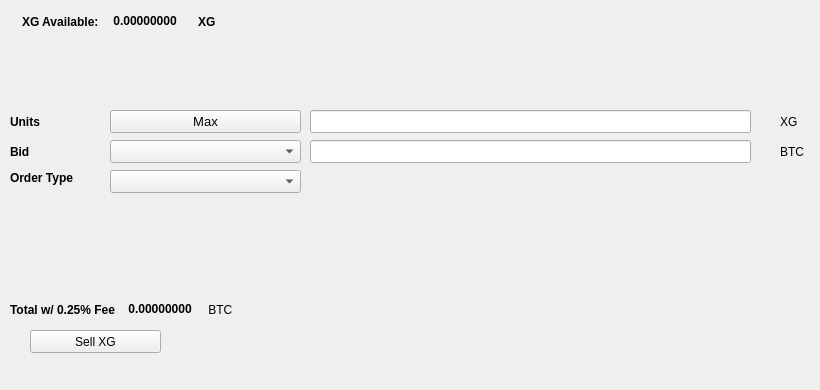
   <widget class="QWidget" name="SellTab">
    <attribute name="title">
     <string>Sell</string>
    </attribute>
    <widget class="QLabel" name="label_16">
     <property name="geometry">
      <rect>
       <x>780</x>
       <y>140</y>
       <width>31</width>
       <height>23</height>
      </rect>
     </property>
     <property name="text">
      <string>BTC</string>
     </property>
    </widget>
    <widget class="QComboBox" name="SellBidcomboBox">
     <property name="geometry">
      <rect>
       <x>110</x>
       <y>140</y>
       <width>191</width>
       <height>23</height>
      </rect>
     </property>
     <property name="font">
      <font>
       <pointsize>10</pointsize>
      </font>
     </property>
    </widget>
    <widget class="QLabel" name="label_18">
     <property name="geometry">
      <rect>
       <x>10</x>
       <y>110</y>
       <width>46</width>
       <height>23</height>
      </rect>
     </property>
     <property name="font">
      <font>
       <weight>75</weight>
       <bold>true</bold>
      </font>
     </property>
     <property name="text">
      <string>Units</string>
     </property>
    </widget>
    <widget class="QPushButton" name="Sell_Max_Amount">
     <property name="geometry">
      <rect>
       <x>110</x>
       <y>110</y>
       <width>191</width>
       <height>23</height>
      </rect>
     </property>
     <property name="font">
      <font>
       <pointsize>10</pointsize>
      </font>
     </property>
     <property name="text">
      <string>Max</string>
     </property>
    </widget>
    <widget class="QLabel" name="label_20">
     <property name="geometry">
      <rect>
       <x>10</x>
       <y>170</y>
       <width>91</width>
       <height>16</height>
      </rect>
     </property>
     <property name="font">
      <font>
       <weight>75</weight>
       <bold>true</bold>
      </font>
     </property>
     <property name="text">
      <string>Order Type</string>
     </property>
    </widget>
    <widget class="QComboBox" name="SellOrdertypeCombo">
     <property name="geometry">
      <rect>
       <x>110</x>
       <y>170</y>
       <width>191</width>
       <height>23</height>
      </rect>
     </property>
     <property name="font">
      <font>
       <pointsize>10</pointsize>
      </font>
     </property>
    </widget>
    <widget class="QLabel" name="label_21">
     <property name="geometry">
      <rect>
       <x>10</x>
       <y>140</y>
       <width>46</width>
       <height>23</height>
      </rect>
     </property>
     <property name="font">
      <font>
       <weight>75</weight>
       <bold>true</bold>
      </font>
     </property>
     <property name="text">
      <string>Bid</string>
     </property>
    </widget>
    <widget class="QLabel" name="label_22">
     <property name="geometry">
      <rect>
       <x>780</x>
       <y>110</y>
       <width>31</width>
       <height>23</height>
      </rect>
     </property>
     <property name="text">
      <string>XG</string>
     </property>
    </widget>
    <widget class="QLineEdit" name="UnitsInputXG">
     <property name="geometry">
      <rect>
       <x>310</x>
       <y>110</y>
       <width>441</width>
       <height>23</height>
      </rect>
     </property>
     <property name="font">
      <font>
       <pointsize>9</pointsize>
       <weight>75</weight>
       <bold>true</bold>
      </font>
     </property>
    </widget>
    <widget class="QLineEdit" name="SellBidPriceEdit">
     <property name="geometry">
      <rect>
       <x>310</x>
       <y>140</y>
       <width>441</width>
       <height>23</height>
      </rect>
     </property>
     <property name="font">
      <font>
       <pointsize>9</pointsize>
       <weight>75</weight>
       <bold>true</bold>
      </font>
     </property>
    </widget>
    <widget class="QPushButton" name="SellXGBTN">
     <property name="geometry">
      <rect>
       <x>30</x>
       <y>330</y>
       <width>131</width>
       <height>23</height>
      </rect>
     </property>
     <property name="text">
      <string>Sell XG</string>
     </property>
     <property name="icon">
      <iconset resource="../Giga">
       <normaloff>:/icons/bitcoin</normaloff>:/icons/bitcoin</iconset>
     </property>
    </widget>
    <widget class="QWidget" name="layoutWidget3">
     <property name="geometry">
      <rect>
       <x>22</x>
       <y>12</y>
       <width>258</width>
       <height>19</height>
      </rect>
     </property>
     <layout class="QHBoxLayout" name="horizontalLayout">
      <item>
       <widget class="QLabel" name="label232_2">
        <property name="font">
         <font>
          <weight>75</weight>
          <bold>true</bold>
         </font>
        </property>
        <property name="text">
         <string>XG Available:</string>
        </property>
       </widget>
      </item>
      <item>
       <widget class="QLabel" name="XGAvailableLabel">
        <property name="palette">
         <palette>
          <active>
           <colorrole role="WindowText">
            <brush brushstyle="SolidPattern">
             <color alpha="255">
              <red>0</red>
              <green>0</green>
              <blue>0</blue>
             </color>
            </brush>
           </colorrole>
           <colorrole role="Button">
            <brush brushstyle="SolidPattern">
             <color alpha="255">
              <red>0</red>
              <green>170</green>
              <blue>0</blue>
             </color>
            </brush>
           </colorrole>
           <colorrole role="Light">
            <brush brushstyle="SolidPattern">
             <color alpha="255">
              <red>0</red>
              <green>255</green>
              <blue>0</blue>
             </color>
            </brush>
           </colorrole>
           <colorrole role="Midlight">
            <brush brushstyle="SolidPattern">
             <color alpha="255">
              <red>0</red>
              <green>212</green>
              <blue>0</blue>
             </color>
            </brush>
           </colorrole>
           <colorrole role="Dark">
            <brush brushstyle="SolidPattern">
             <color alpha="255">
              <red>0</red>
              <green>85</green>
              <blue>0</blue>
             </color>
            </brush>
           </colorrole>
           <colorrole role="Mid">
            <brush brushstyle="SolidPattern">
             <color alpha="255">
              <red>0</red>
              <green>113</green>
              <blue>0</blue>
             </color>
            </brush>
           </colorrole>
           <colorrole role="Text">
            <brush brushstyle="SolidPattern">
             <color alpha="255">
              <red>0</red>
              <green>170</green>
              <blue>0</blue>
             </color>
            </brush>
           </colorrole>
           <colorrole role="BrightText">
            <brush brushstyle="SolidPattern">
             <color alpha="255">
              <red>255</red>
              <green>255</green>
              <blue>255</blue>
             </color>
            </brush>
           </colorrole>
           <colorrole role="ButtonText">
            <brush brushstyle="SolidPattern">
             <color alpha="255">
              <red>0</red>
              <green>0</green>
              <blue>0</blue>
             </color>
            </brush>
           </colorrole>
           <colorrole role="Base">
            <brush brushstyle="SolidPattern">
             <color alpha="255">
              <red>255</red>
              <green>255</green>
              <blue>255</blue>
             </color>
            </brush>
           </colorrole>
           <colorrole role="Window">
            <brush brushstyle="SolidPattern">
             <color alpha="255">
              <red>0</red>
              <green>170</green>
              <blue>0</blue>
             </color>
            </brush>
           </colorrole>
           <colorrole role="Shadow">
            <brush brushstyle="SolidPattern">
             <color alpha="255">
              <red>0</red>
              <green>0</green>
              <blue>0</blue>
             </color>
            </brush>
           </colorrole>
           <colorrole role="AlternateBase">
            <brush brushstyle="SolidPattern">
             <color alpha="255">
              <red>127</red>
              <green>212</green>
              <blue>127</blue>
             </color>
            </brush>
           </colorrole>
           <colorrole role="ToolTipBase">
            <brush brushstyle="SolidPattern">
             <color alpha="255">
              <red>255</red>
              <green>255</green>
              <blue>220</blue>
             </color>
            </brush>
           </colorrole>
           <colorrole role="ToolTipText">
            <brush brushstyle="SolidPattern">
             <color alpha="255">
              <red>0</red>
              <green>0</green>
              <blue>0</blue>
             </color>
            </brush>
           </colorrole>
          </active>
          <inactive>
           <colorrole role="WindowText">
            <brush brushstyle="SolidPattern">
             <color alpha="255">
              <red>0</red>
              <green>0</green>
              <blue>0</blue>
             </color>
            </brush>
           </colorrole>
           <colorrole role="Button">
            <brush brushstyle="SolidPattern">
             <color alpha="255">
              <red>0</red>
              <green>170</green>
              <blue>0</blue>
             </color>
            </brush>
           </colorrole>
           <colorrole role="Light">
            <brush brushstyle="SolidPattern">
             <color alpha="255">
              <red>0</red>
              <green>255</green>
              <blue>0</blue>
             </color>
            </brush>
           </colorrole>
           <colorrole role="Midlight">
            <brush brushstyle="SolidPattern">
             <color alpha="255">
              <red>0</red>
              <green>212</green>
              <blue>0</blue>
             </color>
            </brush>
           </colorrole>
           <colorrole role="Dark">
            <brush brushstyle="SolidPattern">
             <color alpha="255">
              <red>0</red>
              <green>85</green>
              <blue>0</blue>
             </color>
            </brush>
           </colorrole>
           <colorrole role="Mid">
            <brush brushstyle="SolidPattern">
             <color alpha="255">
              <red>0</red>
              <green>113</green>
              <blue>0</blue>
             </color>
            </brush>
           </colorrole>
           <colorrole role="Text">
            <brush brushstyle="SolidPattern">
             <color alpha="255">
              <red>0</red>
              <green>170</green>
              <blue>0</blue>
             </color>
            </brush>
           </colorrole>
           <colorrole role="BrightText">
            <brush brushstyle="SolidPattern">
             <color alpha="255">
              <red>255</red>
              <green>255</green>
              <blue>255</blue>
             </color>
            </brush>
           </colorrole>
           <colorrole role="ButtonText">
            <brush brushstyle="SolidPattern">
             <color alpha="255">
              <red>0</red>
              <green>0</green>
              <blue>0</blue>
             </color>
            </brush>
           </colorrole>
           <colorrole role="Base">
            <brush brushstyle="SolidPattern">
             <color alpha="255">
              <red>255</red>
              <green>255</green>
              <blue>255</blue>
             </color>
            </brush>
           </colorrole>
           <colorrole role="Window">
            <brush brushstyle="SolidPattern">
             <color alpha="255">
              <red>0</red>
              <green>170</green>
              <blue>0</blue>
             </color>
            </brush>
           </colorrole>
           <colorrole role="Shadow">
            <brush brushstyle="SolidPattern">
             <color alpha="255">
              <red>0</red>
              <green>0</green>
              <blue>0</blue>
             </color>
            </brush>
           </colorrole>
           <colorrole role="AlternateBase">
            <brush brushstyle="SolidPattern">
             <color alpha="255">
              <red>127</red>
              <green>212</green>
              <blue>127</blue>
             </color>
            </brush>
           </colorrole>
           <colorrole role="ToolTipBase">
            <brush brushstyle="SolidPattern">
             <color alpha="255">
              <red>255</red>
              <green>255</green>
              <blue>220</blue>
             </color>
            </brush>
           </colorrole>
           <colorrole role="ToolTipText">
            <brush brushstyle="SolidPattern">
             <color alpha="255">
              <red>0</red>
              <green>0</green>
              <blue>0</blue>
             </color>
            </brush>
           </colorrole>
          </inactive>
          <disabled>
           <colorrole role="WindowText">
            <brush brushstyle="SolidPattern">
             <color alpha="255">
              <red>0</red>
              <green>85</green>
              <blue>0</blue>
             </color>
            </brush>
           </colorrole>
           <colorrole role="Button">
            <brush brushstyle="SolidPattern">
             <color alpha="255">
              <red>0</red>
              <green>170</green>
              <blue>0</blue>
             </color>
            </brush>
           </colorrole>
           <colorrole role="Light">
            <brush brushstyle="SolidPattern">
             <color alpha="255">
              <red>0</red>
              <green>255</green>
              <blue>0</blue>
             </color>
            </brush>
           </colorrole>
           <colorrole role="Midlight">
            <brush brushstyle="SolidPattern">
             <color alpha="255">
              <red>0</red>
              <green>212</green>
              <blue>0</blue>
             </color>
            </brush>
           </colorrole>
           <colorrole role="Dark">
            <brush brushstyle="SolidPattern">
             <color alpha="255">
              <red>0</red>
              <green>85</green>
              <blue>0</blue>
             </color>
            </brush>
           </colorrole>
           <colorrole role="Mid">
            <brush brushstyle="SolidPattern">
             <color alpha="255">
              <red>0</red>
              <green>113</green>
              <blue>0</blue>
             </color>
            </brush>
           </colorrole>
           <colorrole role="Text">
            <brush brushstyle="SolidPattern">
             <color alpha="255">
              <red>0</red>
              <green>85</green>
              <blue>0</blue>
             </color>
            </brush>
           </colorrole>
           <colorrole role="BrightText">
            <brush brushstyle="SolidPattern">
             <color alpha="255">
              <red>255</red>
              <green>255</green>
              <blue>255</blue>
             </color>
            </brush>
           </colorrole>
           <colorrole role="ButtonText">
            <brush brushstyle="SolidPattern">
             <color alpha="255">
              <red>0</red>
              <green>85</green>
              <blue>0</blue>
             </color>
            </brush>
           </colorrole>
           <colorrole role="Base">
            <brush brushstyle="SolidPattern">
             <color alpha="255">
              <red>0</red>
              <green>170</green>
              <blue>0</blue>
             </color>
            </brush>
           </colorrole>
           <colorrole role="Window">
            <brush brushstyle="SolidPattern">
             <color alpha="255">
              <red>0</red>
              <green>170</green>
              <blue>0</blue>
             </color>
            </brush>
           </colorrole>
           <colorrole role="Shadow">
            <brush brushstyle="SolidPattern">
             <color alpha="255">
              <red>0</red>
              <green>0</green>
              <blue>0</blue>
             </color>
            </brush>
           </colorrole>
           <colorrole role="AlternateBase">
            <brush brushstyle="SolidPattern">
             <color alpha="255">
              <red>0</red>
              <green>170</green>
              <blue>0</blue>
             </color>
            </brush>
           </colorrole>
           <colorrole role="ToolTipBase">
            <brush brushstyle="SolidPattern">
             <color alpha="255">
              <red>255</red>
              <green>255</green>
              <blue>220</blue>
             </color>
            </brush>
           </colorrole>
           <colorrole role="ToolTipText">
            <brush brushstyle="SolidPattern">
             <color alpha="255">
              <red>0</red>
              <green>0</green>
              <blue>0</blue>
             </color>
            </brush>
           </colorrole>
          </disabled>
         </palette>
        </property>
        <property name="font">
         <font>
          <weight>75</weight>
          <bold>true</bold>
         </font>
        </property>
        <property name="text">
         <string> 0.00000000 </string>
        </property>
        <property name="textInteractionFlags">
         <set>Qt::LinksAccessibleByMouse|Qt::TextSelectableByKeyboard|Qt::TextSelectableByMouse</set>
        </property>
       </widget>
      </item>
      <item>
       <widget class="QLabel" name="labelXG">
        <property name="font">
         <font>
          <weight>75</weight>
          <bold>true</bold>
         </font>
        </property>
        <property name="text">
         <string>XG</string>
        </property>
       </widget>
      </item>
     </layout>
    </widget>
    <widget class="QWidget" name="layoutWidget">
     <property name="geometry">
      <rect>
       <x>10</x>
       <y>300</y>
       <width>268</width>
       <height>19</height>
      </rect>
     </property>
     <layout class="QHBoxLayout" name="horizontalLayout_2">
      <item>
       <widget class="QLabel" name="label_19">
        <property name="font">
         <font>
          <weight>75</weight>
          <bold>true</bold>
         </font>
        </property>
        <property name="text">
         <string>Total w/ 0.25% Fee </string>
        </property>
       </widget>
      </item>
      <item>
       <widget class="QLabel" name="SellCostLabel">
        <property name="palette">
         <palette>
          <active>
           <colorrole role="WindowText">
            <brush brushstyle="SolidPattern">
             <color alpha="255">
              <red>0</red>
              <green>0</green>
              <blue>0</blue>
             </color>
            </brush>
           </colorrole>
           <colorrole role="Button">
            <brush brushstyle="SolidPattern">
             <color alpha="255">
              <red>0</red>
              <green>170</green>
              <blue>0</blue>
             </color>
            </brush>
           </colorrole>
           <colorrole role="Light">
            <brush brushstyle="SolidPattern">
             <color alpha="255">
              <red>0</red>
              <green>255</green>
              <blue>0</blue>
             </color>
            </brush>
           </colorrole>
           <colorrole role="Midlight">
            <brush brushstyle="SolidPattern">
             <color alpha="255">
              <red>0</red>
              <green>212</green>
              <blue>0</blue>
             </color>
            </brush>
           </colorrole>
           <colorrole role="Dark">
            <brush brushstyle="SolidPattern">
             <color alpha="255">
              <red>0</red>
              <green>85</green>
              <blue>0</blue>
             </color>
            </brush>
           </colorrole>
           <colorrole role="Mid">
            <brush brushstyle="SolidPattern">
             <color alpha="255">
              <red>0</red>
              <green>113</green>
              <blue>0</blue>
             </color>
            </brush>
           </colorrole>
           <colorrole role="Text">
            <brush brushstyle="SolidPattern">
             <color alpha="255">
              <red>0</red>
              <green>170</green>
              <blue>0</blue>
             </color>
            </brush>
           </colorrole>
           <colorrole role="BrightText">
            <brush brushstyle="SolidPattern">
             <color alpha="255">
              <red>255</red>
              <green>255</green>
              <blue>255</blue>
             </color>
            </brush>
           </colorrole>
           <colorrole role="ButtonText">
            <brush brushstyle="SolidPattern">
             <color alpha="255">
              <red>0</red>
              <green>0</green>
              <blue>0</blue>
             </color>
            </brush>
           </colorrole>
           <colorrole role="Base">
            <brush brushstyle="SolidPattern">
             <color alpha="255">
              <red>255</red>
              <green>255</green>
              <blue>255</blue>
             </color>
            </brush>
           </colorrole>
           <colorrole role="Window">
            <brush brushstyle="SolidPattern">
             <color alpha="255">
              <red>0</red>
              <green>170</green>
              <blue>0</blue>
             </color>
            </brush>
           </colorrole>
           <colorrole role="Shadow">
            <brush brushstyle="SolidPattern">
             <color alpha="255">
              <red>0</red>
              <green>0</green>
              <blue>0</blue>
             </color>
            </brush>
           </colorrole>
           <colorrole role="AlternateBase">
            <brush brushstyle="SolidPattern">
             <color alpha="255">
              <red>127</red>
              <green>212</green>
              <blue>127</blue>
             </color>
            </brush>
           </colorrole>
           <colorrole role="ToolTipBase">
            <brush brushstyle="SolidPattern">
             <color alpha="255">
              <red>255</red>
              <green>255</green>
              <blue>220</blue>
             </color>
            </brush>
           </colorrole>
           <colorrole role="ToolTipText">
            <brush brushstyle="SolidPattern">
             <color alpha="255">
              <red>0</red>
              <green>0</green>
              <blue>0</blue>
             </color>
            </brush>
           </colorrole>
          </active>
          <inactive>
           <colorrole role="WindowText">
            <brush brushstyle="SolidPattern">
             <color alpha="255">
              <red>0</red>
              <green>0</green>
              <blue>0</blue>
             </color>
            </brush>
           </colorrole>
           <colorrole role="Button">
            <brush brushstyle="SolidPattern">
             <color alpha="255">
              <red>0</red>
              <green>170</green>
              <blue>0</blue>
             </color>
            </brush>
           </colorrole>
           <colorrole role="Light">
            <brush brushstyle="SolidPattern">
             <color alpha="255">
              <red>0</red>
              <green>255</green>
              <blue>0</blue>
             </color>
            </brush>
           </colorrole>
           <colorrole role="Midlight">
            <brush brushstyle="SolidPattern">
             <color alpha="255">
              <red>0</red>
              <green>212</green>
              <blue>0</blue>
             </color>
            </brush>
           </colorrole>
           <colorrole role="Dark">
            <brush brushstyle="SolidPattern">
             <color alpha="255">
              <red>0</red>
              <green>85</green>
              <blue>0</blue>
             </color>
            </brush>
           </colorrole>
           <colorrole role="Mid">
            <brush brushstyle="SolidPattern">
             <color alpha="255">
              <red>0</red>
              <green>113</green>
              <blue>0</blue>
             </color>
            </brush>
           </colorrole>
           <colorrole role="Text">
            <brush brushstyle="SolidPattern">
             <color alpha="255">
              <red>0</red>
              <green>170</green>
              <blue>0</blue>
             </color>
            </brush>
           </colorrole>
           <colorrole role="BrightText">
            <brush brushstyle="SolidPattern">
             <color alpha="255">
              <red>255</red>
              <green>255</green>
              <blue>255</blue>
             </color>
            </brush>
           </colorrole>
           <colorrole role="ButtonText">
            <brush brushstyle="SolidPattern">
             <color alpha="255">
              <red>0</red>
              <green>0</green>
              <blue>0</blue>
             </color>
            </brush>
           </colorrole>
           <colorrole role="Base">
            <brush brushstyle="SolidPattern">
             <color alpha="255">
              <red>255</red>
              <green>255</green>
              <blue>255</blue>
             </color>
            </brush>
           </colorrole>
           <colorrole role="Window">
            <brush brushstyle="SolidPattern">
             <color alpha="255">
              <red>0</red>
              <green>170</green>
              <blue>0</blue>
             </color>
            </brush>
           </colorrole>
           <colorrole role="Shadow">
            <brush brushstyle="SolidPattern">
             <color alpha="255">
              <red>0</red>
              <green>0</green>
              <blue>0</blue>
             </color>
            </brush>
           </colorrole>
           <colorrole role="AlternateBase">
            <brush brushstyle="SolidPattern">
             <color alpha="255">
              <red>127</red>
              <green>212</green>
              <blue>127</blue>
             </color>
            </brush>
           </colorrole>
           <colorrole role="ToolTipBase">
            <brush brushstyle="SolidPattern">
             <color alpha="255">
              <red>255</red>
              <green>255</green>
              <blue>220</blue>
             </color>
            </brush>
           </colorrole>
           <colorrole role="ToolTipText">
            <brush brushstyle="SolidPattern">
             <color alpha="255">
              <red>0</red>
              <green>0</green>
              <blue>0</blue>
             </color>
            </brush>
           </colorrole>
          </inactive>
          <disabled>
           <colorrole role="WindowText">
            <brush brushstyle="SolidPattern">
             <color alpha="255">
              <red>0</red>
              <green>85</green>
              <blue>0</blue>
             </color>
            </brush>
           </colorrole>
           <colorrole role="Button">
            <brush brushstyle="SolidPattern">
             <color alpha="255">
              <red>0</red>
              <green>170</green>
              <blue>0</blue>
             </color>
            </brush>
           </colorrole>
           <colorrole role="Light">
            <brush brushstyle="SolidPattern">
             <color alpha="255">
              <red>0</red>
              <green>255</green>
              <blue>0</blue>
             </color>
            </brush>
           </colorrole>
           <colorrole role="Midlight">
            <brush brushstyle="SolidPattern">
             <color alpha="255">
              <red>0</red>
              <green>212</green>
              <blue>0</blue>
             </color>
            </brush>
           </colorrole>
           <colorrole role="Dark">
            <brush brushstyle="SolidPattern">
             <color alpha="255">
              <red>0</red>
              <green>85</green>
              <blue>0</blue>
             </color>
            </brush>
           </colorrole>
           <colorrole role="Mid">
            <brush brushstyle="SolidPattern">
             <color alpha="255">
              <red>0</red>
              <green>113</green>
              <blue>0</blue>
             </color>
            </brush>
           </colorrole>
           <colorrole role="Text">
            <brush brushstyle="SolidPattern">
             <color alpha="255">
              <red>0</red>
              <green>85</green>
              <blue>0</blue>
             </color>
            </brush>
           </colorrole>
           <colorrole role="BrightText">
            <brush brushstyle="SolidPattern">
             <color alpha="255">
              <red>255</red>
              <green>255</green>
              <blue>255</blue>
             </color>
            </brush>
           </colorrole>
           <colorrole role="ButtonText">
            <brush brushstyle="SolidPattern">
             <color alpha="255">
              <red>0</red>
              <green>85</green>
              <blue>0</blue>
             </color>
            </brush>
           </colorrole>
           <colorrole role="Base">
            <brush brushstyle="SolidPattern">
             <color alpha="255">
              <red>0</red>
              <green>170</green>
              <blue>0</blue>
             </color>
            </brush>
           </colorrole>
           <colorrole role="Window">
            <brush brushstyle="SolidPattern">
             <color alpha="255">
              <red>0</red>
              <green>170</green>
              <blue>0</blue>
             </color>
            </brush>
           </colorrole>
           <colorrole role="Shadow">
            <brush brushstyle="SolidPattern">
             <color alpha="255">
              <red>0</red>
              <green>0</green>
              <blue>0</blue>
             </color>
            </brush>
           </colorrole>
           <colorrole role="AlternateBase">
            <brush brushstyle="SolidPattern">
             <color alpha="255">
              <red>0</red>
              <green>170</green>
              <blue>0</blue>
             </color>
            </brush>
           </colorrole>
           <colorrole role="ToolTipBase">
            <brush brushstyle="SolidPattern">
             <color alpha="255">
              <red>255</red>
              <green>255</green>
              <blue>220</blue>
             </color>
            </brush>
           </colorrole>
           <colorrole role="ToolTipText">
            <brush brushstyle="SolidPattern">
             <color alpha="255">
              <red>0</red>
              <green>0</green>
              <blue>0</blue>
             </color>
            </brush>
           </colorrole>
          </disabled>
         </palette>
        </property>
        <property name="font">
         <font>
          <weight>75</weight>
          <bold>true</bold>
         </font>
        </property>
        <property name="autoFillBackground">
         <bool>false</bool>
        </property>
        <property name="text">
         <string> 0.00000000</string>
        </property>
        <property name="textInteractionFlags">
         <set>Qt::LinksAccessibleByMouse|Qt::TextSelectableByMouse</set>
        </property>
       </widget>
      </item>
      <item>
       <widget class="QLabel" name="label_17">
        <property name="font">
         <font>
          <weight>50</weight>
          <bold>false</bold>
         </font>
        </property>
        <property name="text">
         <string> BTC</string>
        </property>
       </widget>
      </item>
     </layout>
    </widget>
    <widget class="QLabel" name="label_23">
     <property name="geometry">
      <rect>
       <x>460</x>
       <y>300</y>
       <width>281</width>
       <height>81</height>
      </rect>
     </property>
     <property name="text">
      <string/>
     </property>
     <property name="pixmap">
      <pixmap>:/images/bittrex</pixmap>
     </property>
    </widget>
   </widget>
